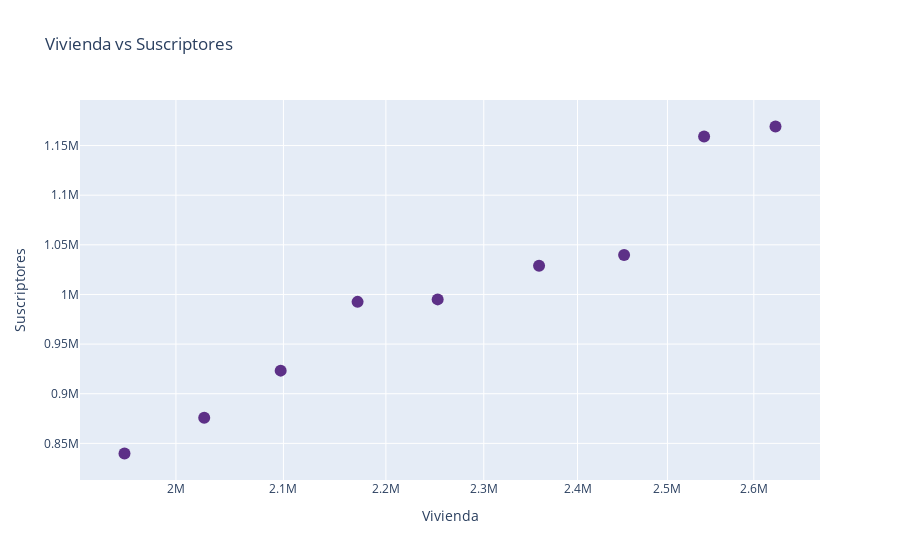

Notebook cell for this chart:
### Code cell
# Grafica de la relacion entre viviendas y suscriptores
df_subs_depto.iplot(kind='scatter', x='vivienda', y='suscriptores', mode='markers', color = '#5d3087',  layout = {
        'title' :'Vivienda vs Suscriptores',
        'xaxis': {'title': 'Vivienda', 'type': 'log'},
        'yaxis': {'title': "Suscriptores"}
    })

### Figure 1 — Plotly figure (JSON) as saved in the notebook; plotly's stock layout.template omitted (floating-point values rounded to 4 significant figures)
{"data": [{"line": {"color": "rgba(93, 48, 135, 1.0)", "dash": "solid", "shape": "linear", "width": 1.3}, "marker": {"size": 12, "symbol": "circle"}, "mode": "markers", "name": "suscriptores", "text": "", "type": "scatter", "x": [1953823, 2025838, 2097386, 2171915, 2252345, 2358435, 2451274, 2541946, 2625694], "y": [839795, 875872, 923268, 992531, 995039, 1028944, 1039695, 1159011, 1169186]}], "layout": {"title": {"text": "Vivienda vs Suscriptores"}, "xaxis": {"title": {"text": "Vivienda"}, "type": "log"}, "yaxis": {"title": {"text": "Suscriptores"}}}}
